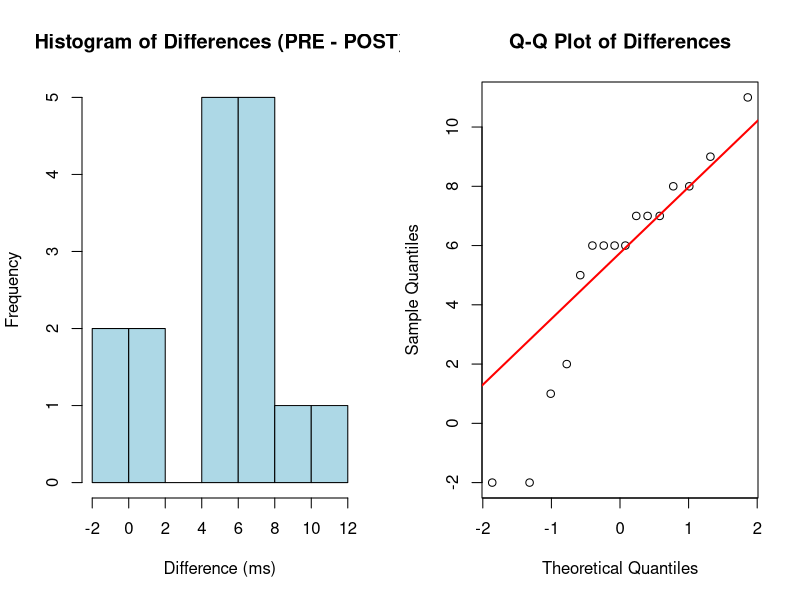
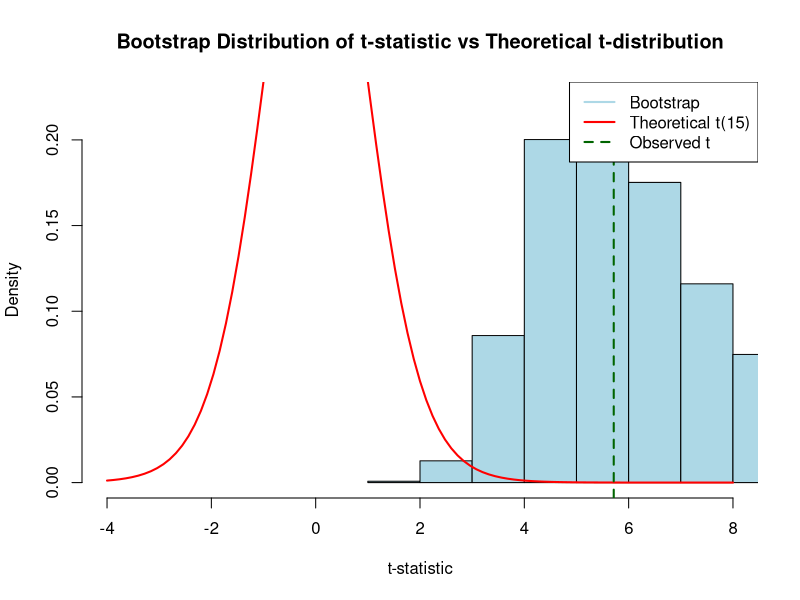
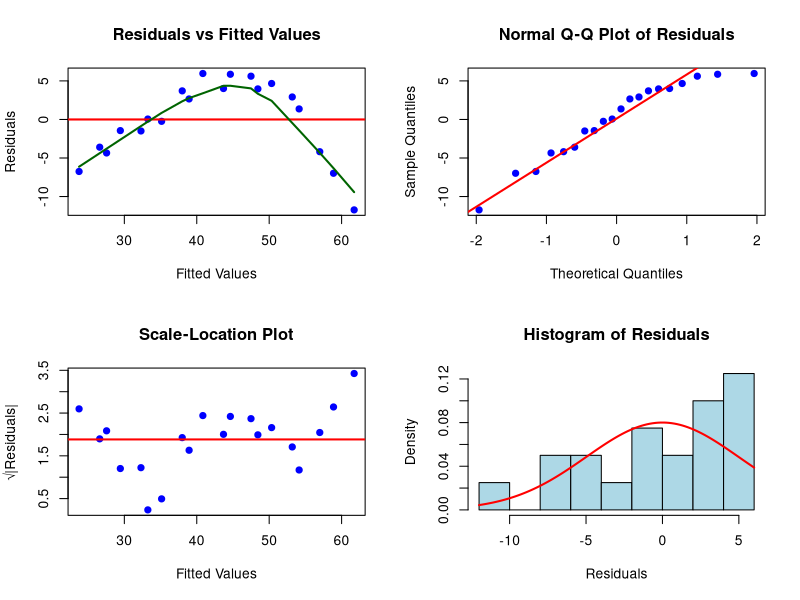
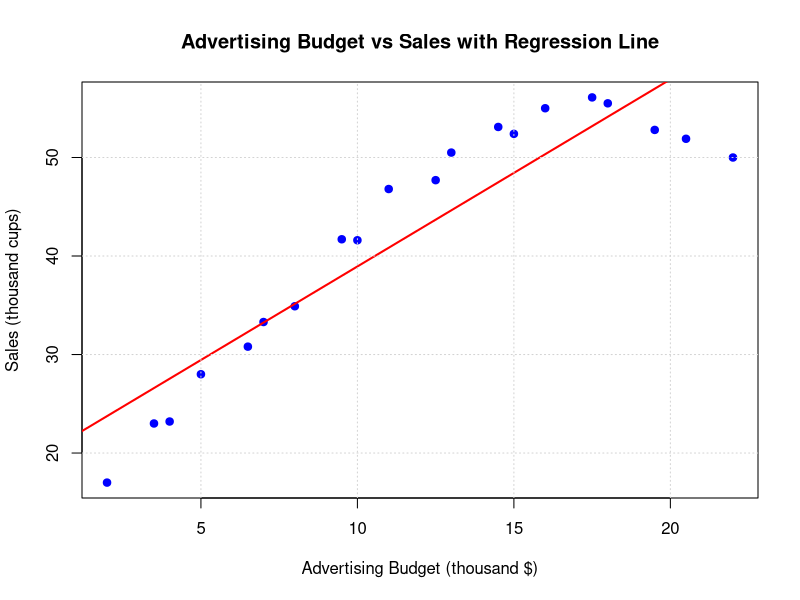

The R script that drew these images, in order:
################################################################################
# STAT5002 Individual Assignment - Semester 2 2025
# Complete Solutions with R Code
################################################################################

# Set seed for reproducibility
set.seed(123)

################################################################################
# Q1: Unfair and Unknown Dice
################################################################################

cat("========== Q1: Unfair and Unknown Dice ==========\n\n")

# Q1(a): Expected value and standard error of S
cat("Q1(a): Expected value and standard error\n")
cat("-------------------------------------------\n")

# Die A probabilities
# Small values (1,2,3): each has probability 2p
# Large values (4,5,6): each has probability p
# Total: 6p + 3(2p) = 9p = 1, so p = 1/9
# Small values: 2/9 each, Large values: 1/9 each

p_small <- 2/9  # P(1) = P(2) = P(3)
p_large <- 1/9  # P(4) = P(5) = P(6)

# Probability of getting at least 3 (i.e., 3,4,5,6)
p_success <- p_small + 3*p_large  # P(3) + P(4) + P(5) + P(6)
p_success_value <- 2/9 + 3/9
cat("P(value >= 3) =", p_success_value, "=", 5/9, "\n")

n <- 81
# Expected value E[S] = n*p
E_S <- n * p_success
cat("Expected value E[S] =", E_S, "\n")

# Standard error SE[S] = sqrt(n*p*(1-p))
SE_S <- sqrt(n * p_success * (1 - p_success))
cat("Standard error SE[S] =", SE_S, "\n\n")

# Q1(b): 97% prediction interval
cat("Q1(b): 97% prediction interval\n")
cat("-------------------------------------------\n")

# For 97% interval, alpha = 0.03, alpha/2 = 0.015
alpha <- 0.03
z_critical <- qnorm(1 - alpha/2)
cat("z-critical value:", z_critical, "\n")

# Prediction interval: E[S] +/- z * SE[S]
lower_bound <- E_S - z_critical * SE_S
upper_bound <- E_S + z_critical * SE_S
cat("97% Prediction Interval: [", lower_bound, ",", upper_bound, "]\n")
cat("Rounded: [", round(lower_bound, 2), ",", round(upper_bound, 2), "]\n\n")

# Simulation with 5000 runs
cat("Simulation with 5000 runs:\n")
n_sim <- 5000
simulated_S <- replicate(n_sim, {
  rolls <- sample(1:6, size = 81, replace = TRUE,
                  prob = c(2/9, 2/9, 2/9, 1/9, 1/9, 1/9))
  sum(rolls >= 3)
})

sim_mean <- mean(simulated_S)
sim_sd <- sd(simulated_S)
sim_lower <- quantile(simulated_S, 0.015)
sim_upper <- quantile(simulated_S, 0.985)

cat("Simulated mean:", sim_mean, "\n")
cat("Simulated SD:", sim_sd, "\n")
cat("Simulated 97% interval (2.5th to 97.5th percentile):",
    sim_lower, "to", sim_upper, "\n")
cat("Proportion within theoretical interval:",
    mean(simulated_S >= lower_bound & simulated_S <= upper_bound), "\n\n")

# Q1(c): Smallest p consistent with data
cat("Q1(c): Smallest p for odd values\n")
cat("-------------------------------------------\n")

# Observed: 24 odd out of 99 rolls
# One-sided 95% confidence interval (lower bound)
# Using binom.test for exact method
binom_result <- binom.test(24, 99, alternative = "greater")
cat("Observed: 24 odd out of 99 rolls\n")
cat("Sample proportion:", 24/99, "\n")
cat("95% confidence interval (one-sided):", binom_result$conf.int, "\n")
cat("Smallest p consistent with data:", round(binom_result$conf.int[1], 4), "\n\n")

# Q1(d): Chi-square test for Die B vs Die A distribution
cat("Q1(d): Chi-square test - Die B vs Die A\n")
cat("-------------------------------------------\n")

# Observed frequencies for Die B
observed <- c(10, 27, 5, 33, 9, 15)
n_total <- sum(observed)

# Expected frequencies under Die A distribution
expected_props <- c(2/9, 2/9, 2/9, 1/9, 1/9, 1/9)
expected <- n_total * expected_props

cat("Observed frequencies:", observed, "\n")
cat("Expected frequencies:", expected, "\n")

# Chi-square statistic
chi_sq_stat <- sum((observed - expected)^2 / expected)
df <- 6 - 1  # 6 categories - 1
p_value_chi <- pchisq(chi_sq_stat, df, lower.tail = FALSE)

cat("\nChi-square statistic:", chi_sq_stat, "\n")
cat("Degrees of freedom:", df, "\n")
cat("p-value:", p_value_chi, "\n")
cat("Critical value at alpha = 0.01:", qchisq(0.99, df), "\n")

# Verification with chisq.test
chisq_test <- chisq.test(observed, p = expected_props)
cat("\nVerification with chisq.test():\n")
print(chisq_test)

cat("\n")

################################################################################
# Q2: Caffeine Effect
################################################################################

cat("========== Q2: Caffeine Effect ==========\n\n")

# Data
pre_ms <- c(171, 162, 164, 169, 173, 168, 158, 166,
            176, 161, 170, 159, 167, 163, 172, 160)
post_ms <- c(160, 155, 158, 161, 165, 170, 151, 157,
             170, 155, 165, 157, 160, 165, 166, 159)

# Q2(a): State hypotheses
cat("Q2(a): Hypotheses\n")
cat("-------------------------------------------\n")
cat("Let mu_d = population mean difference (PRE - POST)\n")
cat("H0: mu_d = 0 (caffeine has no effect)\n")
cat("H1: mu_d > 0 (caffeine reduces reaction time)\n\n")

# Q2(b): Select test
cat("Q2(b): Test selection\n")
cat("-------------------------------------------\n")
cat("Test: Paired t-test (one-sided, right-tailed)\n")
cat("Justification:\n")
cat("- Same athletes measured twice (paired design)\n")
cat("- Testing if caffeine REDUCES reaction time (one-sided)\n")
cat("- Small sample size (n=16), assume normality\n\n")

# Q2(c): Check assumptions
cat("Q2(c): Assumption checking\n")
cat("-------------------------------------------\n")

differences <- pre_ms - post_ms
cat("Differences (PRE - POST):", differences, "\n")
cat("Mean difference:", mean(differences), "\n")
cat("SD of differences:", sd(differences), "\n\n")

# Normality test
shapiro_test <- shapiro.test(differences)
cat("Shapiro-Wilk test for normality:\n")
cat("W =", shapiro_test$statistic, ", p-value =", shapiro_test$p.value, "\n")
if(shapiro_test$p.value > 0.05) {
  cat("Conclusion: No evidence against normality (p > 0.05)\n\n")
} else {
  cat("Conclusion: Evidence against normality (p <= 0.05)\n\n")
}

# Create QQ plot and histogram
pdf("Q2_assumption_plots.pdf", width = 10, height = 5)
par(mfrow = c(1, 2))
hist(differences, main = "Histogram of Differences (PRE - POST)",
     xlab = "Difference (ms)", col = "lightblue", breaks = 8)
qqnorm(differences, main = "Q-Q Plot of Differences")
qqline(differences, col = "red", lwd = 2)
dev.off()

cat("Plots saved to Q2_assumption_plots.pdf\n\n")

# Q2(d): Compute test statistic and p-value
cat("Q2(d): Test statistic and p-value\n")
cat("-------------------------------------------\n")

n <- length(differences)
mean_diff <- mean(differences)
sd_diff <- sd(differences)
se_diff <- sd_diff / sqrt(n)

t_stat <- mean_diff / se_diff
df_t <- n - 1
p_value_t <- pt(t_stat, df_t, lower.tail = FALSE)

cat("Sample size n =", n, "\n")
cat("Mean difference =", mean_diff, "\n")
cat("SD of differences =", sd_diff, "\n")
cat("SE of differences =", se_diff, "\n")
cat("t-statistic =", t_stat, "\n")
cat("Degrees of freedom =", df_t, "\n")
cat("p-value (one-sided) =", p_value_t, "\n\n")

# Rejection region
alpha_2d <- 0.05
t_critical <- qt(1 - alpha_2d, df_t)
cat("At alpha = 0.05:\n")
cat("Critical value =", t_critical, "\n")
cat("Rejection region: t >", t_critical, "\n\n")

# Q2(e): Conclusion
cat("Q2(e): Conclusion\n")
cat("-------------------------------------------\n")
if(p_value_t < 0.05) {
  cat("p-value =", round(p_value_t, 4), "< 0.05\n")
  cat("Decision: Reject H0\n")
  cat("Conclusion: There is statistically significant evidence that\n")
  cat("the caffeine gel reduces reaction time at the 5% significance level.\n\n")
} else {
  cat("p-value =", round(p_value_t, 4), ">= 0.05\n")
  cat("Decision: Fail to reject H0\n")
  cat("Conclusion: There is insufficient evidence that\n")
  cat("the caffeine gel reduces reaction time at the 5% significance level.\n\n")
}

# Q2(f): Bootstrap simulation
cat("Q2(f): Bootstrap simulation\n")
cat("-------------------------------------------\n")

n_bootstrap <- 10000
bootstrap_t_stats <- numeric(n_bootstrap)

for(i in 1:n_bootstrap) {
  # Resample differences with replacement
  boot_sample <- sample(differences, size = n, replace = TRUE)
  boot_mean <- mean(boot_sample)
  boot_sd <- sd(boot_sample)
  boot_se <- boot_sd / sqrt(n)
  bootstrap_t_stats[i] <- boot_mean / boot_se
}

cat("Bootstrap completed with", n_bootstrap, "resamples\n")
cat("Bootstrap mean of t-statistics:", mean(bootstrap_t_stats), "\n")
cat("Bootstrap SD of t-statistics:", sd(bootstrap_t_stats), "\n\n")

# Plot histogram with theoretical distribution
pdf("Q2_bootstrap_histogram.pdf", width = 8, height = 6)
hist(bootstrap_t_stats, breaks = 50, probability = TRUE,
     main = "Bootstrap Distribution of t-statistic vs Theoretical t-distribution",
     xlab = "t-statistic", col = "lightblue", xlim = c(-4, 8))
curve(dt(x, df = df_t), add = TRUE, col = "red", lwd = 2)
abline(v = t_stat, col = "darkgreen", lwd = 2, lty = 2)
legend("topright", legend = c("Bootstrap", "Theoretical t(15)", "Observed t"),
       col = c("lightblue", "red", "darkgreen"), lwd = 2, lty = c(1, 1, 2))
dev.off()

cat("Histogram saved to Q2_bootstrap_histogram.pdf\n\n")

# Q2(g): Bootstrap p-value
cat("Q2(g): Bootstrap p-value and conclusion\n")
cat("-------------------------------------------\n")

bootstrap_p_value <- mean(bootstrap_t_stats >= t_stat)
cat("Bootstrap p-value =", bootstrap_p_value, "\n")
cat("Theoretical p-value =", p_value_t, "\n\n")

if(bootstrap_p_value < 0.05) {
  cat("Bootstrap p-value < 0.05\n")
  cat("Decision: Reject H0\n")
  cat("Conclusion: The bootstrap simulation confirms that there is\n")
  cat("statistically significant evidence that caffeine reduces reaction time.\n\n")
} else {
  cat("Bootstrap p-value >= 0.05\n")
  cat("Decision: Fail to reject H0\n")
  cat("Conclusion: The bootstrap simulation suggests insufficient evidence\n")
  cat("that caffeine reduces reaction time at the 5% significance level.\n\n")
}

################################################################################
# Q3: Caffeine Effect and Self-report
################################################################################

cat("========== Q3: Caffeine Effect and Self-report ==========\n\n")

# Data separated by self-report
pre_alert <- c(171, 162, 169, 173, 158, 166, 176, 170, 167, 172)
post_alert <- c(160, 155, 161, 165, 151, 157, 170, 165, 160, 166)
pre_notalert <- c(164, 168, 161, 159, 163, 160)
post_notalert <- c(158, 170, 155, 157, 165, 159)

# Calculate differences
diff_alert <- pre_alert - post_alert
diff_notalert <- pre_notalert - post_notalert

cat("HATPC Framework for Two-Sample t-test\n")
cat("=======================================\n\n")

# H: Hypotheses
cat("H - HYPOTHESES:\n")
cat("Let mu_A = population mean caffeine effect for alert group\n")
cat("Let mu_NA = population mean caffeine effect for not-alert group\n")
cat("H0: mu_A = mu_NA (no difference in caffeine effect)\n")
cat("H1: mu_A != mu_NA (caffeine effect differs between groups)\n\n")

# A: Assumptions
cat("A - ASSUMPTIONS:\n")
cat("1. Both samples are independent random samples\n")
cat("2. Differences in each group are normally distributed\n")
cat("3. Equal variances (we'll use Welch's t-test for robustness)\n\n")

cat("Alert group differences:", diff_alert, "\n")
cat("Not-alert group differences:", diff_notalert, "\n\n")

cat("Summary statistics:\n")
n_alert <- length(diff_alert)
n_notalert <- length(diff_notalert)
mean_alert <- mean(diff_alert)
mean_notalert <- mean(diff_notalert)
sd_alert <- sd(diff_alert)
sd_notalert <- sd(diff_notalert)

cat("Alert group: n =", n_alert, ", mean =", mean_alert, ", SD =", sd_alert, "\n")
cat("Not-alert group: n =", n_notalert, ", mean =", mean_notalert,
    ", SD =", sd_notalert, "\n\n")

# T: Test statistic
cat("T - TEST STATISTIC:\n")

# Pooled variance (for equal variance assumption)
pooled_var <- ((n_alert - 1) * sd_alert^2 + (n_notalert - 1) * sd_notalert^2) /
  (n_alert + n_notalert - 2)
pooled_sd <- sqrt(pooled_var)
se_pooled <- pooled_sd * sqrt(1/n_alert + 1/n_notalert)

t_stat_q3 <- (mean_alert - mean_notalert) / se_pooled
df_q3 <- n_alert + n_notalert - 2

cat("Pooled SD =", pooled_sd, "\n")
cat("SE (pooled) =", se_pooled, "\n")
cat("t-statistic =", t_stat_q3, "\n")
cat("Degrees of freedom =", df_q3, "\n\n")

# P: P-value
cat("P - P-VALUE:\n")
p_value_q3 <- 2 * pt(abs(t_stat_q3), df_q3, lower.tail = FALSE)
cat("p-value (two-sided) =", p_value_q3, "\n")
cat("Significance level alpha = 0.05\n\n")

# C: Conclusion
cat("C - CONCLUSION:\n")
t_crit_q3 <- qt(0.975, df_q3)
cat("Critical value (two-sided, alpha=0.05) = +/-", t_crit_q3, "\n")
cat("Rejection region: |t| >", t_crit_q3, "\n\n")

if(p_value_q3 < 0.05) {
  cat("Decision: Reject H0 (p =", round(p_value_q3, 4), "< 0.05)\n")
  cat("Conclusion: There is statistically significant evidence that\n")
  cat("the caffeine effect differs between athletes who felt alert\n")
  cat("and those who did not feel alert at the 5% significance level.\n\n")
} else {
  cat("Decision: Fail to reject H0 (p =", round(p_value_q3, 4), ">= 0.05)\n")
  cat("Conclusion: There is insufficient evidence that the caffeine\n")
  cat("effect differs between the two groups at the 5% significance level.\n\n")
}

# Verification with t.test
cat("Verification with t.test():\n")
ttest_result <- t.test(diff_alert, diff_notalert, var.equal = TRUE)
print(ttest_result)

cat("\n")

################################################################################
# Q4: Advertising and Sales
################################################################################

cat("========== Q4: Advertising and Sales ==========\n\n")

# Data
x <- c(2.0, 3.5, 4.0, 5.0, 6.5, 7.0, 8.0, 9.5, 10.0, 11.0,
       12.5, 13.0, 14.5, 15.0, 16.0, 17.5, 18.0, 19.5, 20.5, 22.0)
y <- c(17.0, 23.0, 23.2, 28.0, 30.8, 33.3, 34.9, 41.7, 41.6, 46.8,
       47.7, 50.5, 53.1, 52.4, 55.0, 56.1, 55.5, 52.8, 51.9, 50.0)

# Q4(a): Linear regression model
cat("Q4(a): Linear regression model\n")
cat("-------------------------------------------\n")

model <- lm(y ~ x)
summary_model <- summary(model)
print(summary_model)

cat("\n\nInterpretation of coefficients:\n")
intercept <- coef(model)[1]
slope <- coef(model)[2]

cat("Intercept (beta_0) =", round(intercept, 2), "thousand cups\n")
cat("Interpretation: When advertising budget is $0, the predicted sales are\n")
cat("approximately", round(intercept, 2), "thousand cups (", round(intercept*1000, 0), "cups).\n\n")

cat("Slope (beta_1) =", round(slope, 2), "thousand cups per thousand dollars\n")
cat("Interpretation: For each additional $1,000 spent on advertising,\n")
cat("the predicted sales increase by approximately", round(slope, 2),
    "thousand cups (", round(slope*1000, 0), "cups).\n")
cat("Equivalently: For each additional $1 spent, sales increase by about",
    round(slope, 2), "cups.\n\n")

# Q4(b): Check assumptions
cat("Q4(b): Checking assumptions\n")
cat("-------------------------------------------\n\n")

residuals <- residuals(model)
fitted_values <- fitted(model)

# Create diagnostic plots
pdf("Q4_diagnostic_plots.pdf", width = 12, height = 10)
par(mfrow = c(2, 2))

# 1. Residuals vs Fitted (Linearity and Homoscedasticity)
plot(fitted_values, residuals,
     main = "Residuals vs Fitted Values",
     xlab = "Fitted Values", ylab = "Residuals",
     pch = 19, col = "blue")
abline(h = 0, col = "red", lwd = 2)
lowess_fit <- lowess(fitted_values, residuals)
lines(lowess_fit, col = "darkgreen", lwd = 2)

# 2. Q-Q Plot (Normality)
qqnorm(residuals, main = "Normal Q-Q Plot of Residuals", pch = 19, col = "blue")
qqline(residuals, col = "red", lwd = 2)

# 3. Scale-Location plot (Homoscedasticity)
plot(fitted_values, sqrt(abs(residuals)),
     main = "Scale-Location Plot",
     xlab = "Fitted Values", ylab = "√|Residuals|",
     pch = 19, col = "blue")
abline(h = mean(sqrt(abs(residuals))), col = "red", lwd = 2)

# 4. Histogram of residuals
hist(residuals, breaks = 10,
     main = "Histogram of Residuals",
     xlab = "Residuals", col = "lightblue", probability = TRUE)
curve(dnorm(x, mean = mean(residuals), sd = sd(residuals)),
      add = TRUE, col = "red", lwd = 2)

dev.off()

cat("Diagnostic plots saved to Q4_diagnostic_plots.pdf\n\n")

# Create scatter plot with regression line
pdf("Q4_scatterplot.pdf", width = 8, height = 6)
plot(x, y, pch = 19, col = "blue",
     main = "Advertising Budget vs Sales with Regression Line",
     xlab = "Advertising Budget (thousand $)",
     ylab = "Sales (thousand cups)")
abline(model, col = "red", lwd = 2)
grid()
dev.off()

cat("Scatterplot saved to Q4_scatterplot.pdf\n\n")

# Formal tests
cat("Formal assumption tests:\n\n")

# 1. Normality test
shapiro_resid <- shapiro.test(residuals)
cat("1. NORMALITY OF RESIDUALS:\n")
cat("Shapiro-Wilk test: W =", shapiro_resid$statistic,
    ", p-value =", shapiro_resid$p.value, "\n")
if(shapiro_resid$p.value > 0.05) {
  cat("Conclusion: No evidence against normality (p > 0.05)\n")
  cat("The normality assumption appears to be satisfied.\n\n")
} else {
  cat("Conclusion: Evidence against normality (p <= 0.05)\n")
  cat("The normality assumption may be violated.\n\n")
}

# 2. Linearity - check scatter plot and residual plot
cat("2. LINEARITY:\n")
cat("Visual inspection of:\n")
cat("- Scatterplot shows a general linear trend initially, but appears to\n")
cat("  flatten or decline at higher advertising budgets (potential non-linearity)\n")
cat("- Residuals vs Fitted plot should show random scatter around zero\n")
cat("  If there's a pattern (curve), linearity is violated\n\n")

# 3. Homoscedasticity
cat("3. HOMOSCEDASTICITY (constant variance):\n")
cat("Visual inspection of:\n")
cat("- Residuals vs Fitted: spread should be roughly constant\n")
cat("- Scale-Location plot: should show horizontal trend\n\n")

# Calculate correlation
correlation <- cor(x, y)
cat("Correlation between x and y:", round(correlation, 4), "\n")
cat("R-squared:", round(summary_model$r.squared, 4), "\n\n")

# Q4(c): Other variables
cat("Q4(c): Other variables that could affect sales\n")
cat("-------------------------------------------\n")
cat("Two other variables that could affect weekly coffee sales:\n\n")

cat("1. WEATHER/TEMPERATURE:\n")
cat("   - Coffee consumption typically increases in colder weather\n")
cat("   - Seasonal variations affect customer behavior\n")
cat("   - Could measure: average weekly temperature or weather conditions\n\n")

cat("2. DAY OF WEEK / HOLIDAYS:\n")
cat("   - Weekdays vs weekends may have different sales patterns\n")
cat("   - Public holidays, exam periods, or special events affect foot traffic\n")
cat("   - Could measure: number of weekdays/weekend days, or holiday indicator\n\n")

cat("Additional possibilities:\n")
cat("- Competitor promotions or pricing\n")
cat("- Store location foot traffic\n")
cat("- Product launches or menu changes\n")
cat("- Economic indicators (consumer confidence, employment)\n\n")

cat("\n========== ALL ANALYSES COMPLETE ==========\n")

# Save workspace
save.image("STAT5002_Assignment_Workspace.RData")
cat("\nWorkspace saved to STAT5002_Assignment_Workspace.RData\n")
